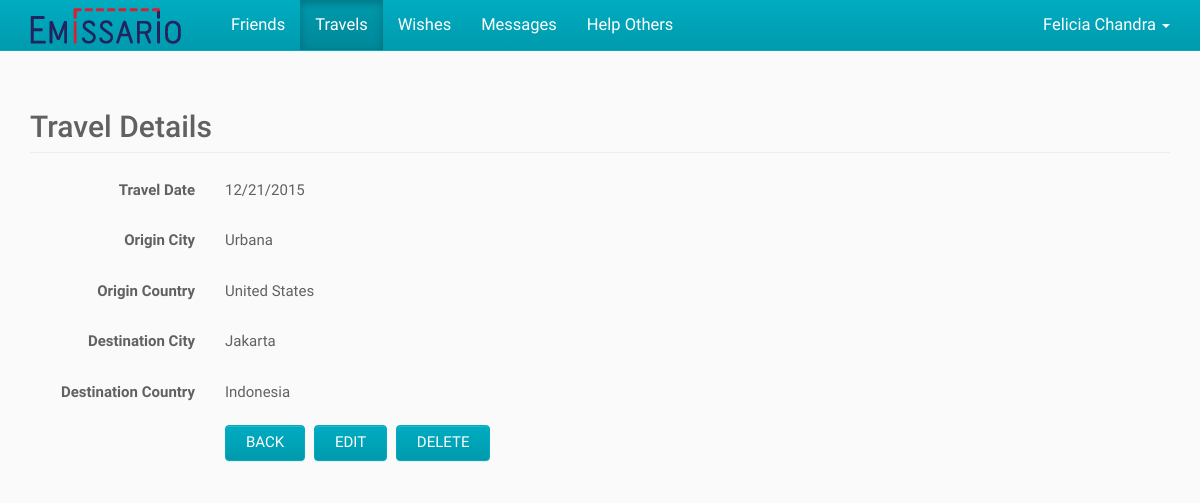
Screenshot of /index.php/travels/view/2 (signed in) with the database file from the repository.
### tables this page shows
CREATE TABLE IF NOT EXISTS User (
	ID BIGINT NOT NULL AUTO_INCREMENT,
    First_Name VARCHAR(100) NOT NULL,
    Last_Name VARCHAR(100) NULL,
    Email VARCHAR(100) NOT NULL UNIQUE,
    `Password` CHAR(255) NOT NULL,
    City VARCHAR(100) NULL,
    State VARCHAR(100) NULL,
    Country VARCHAR(2) NULL,
    Phone VARCHAR(100) NULL,
    Created_On DATETIME NULL,
    Modified_On DATETIME NULL,
    PRIMARY KEY (ID)
);

CREATE TABLE IF NOT EXISTS Travel (
	ID BIGINT NOT NULL AUTO_INCREMENT,
    User_ID BIGINT NOT NULL,
    Origin_City VARCHAR(100) NULL,
    Origin_Country VARCHAR(2) NULL,
    Destination_City VARCHAR(100) NULL,
    Destination_Country VARCHAR(2) NULL,
    Travel_Date DATE NULL,
    Created_On DATETIME NULL,
    Modified_On DATETIME NULL,
    PRIMARY KEY (ID),
    FOREIGN KEY (User_ID) REFERENCES User (ID)
);

CREATE TABLE IF NOT EXISTS Country (
	Country_Code VARCHAR(2) NOT NULL,
    Country_Name VARCHAR(100) NOT NULL,
    Created_On DATETIME NULL,
    Modified_On DATETIME NULL,
    PRIMARY KEY (Country_Code)
);

### application/controllers/travels.php (called while the page is built, shortened)
<?php
class Travels
{
	public function view($travelID)
	{
		$userID = $GLOBALS["beans"]->siteHelper->getSession("userID");
		$travel = $GLOBALS["beans"]->travelService->getTravel($travelID, $userID);
		require APP . 'views/_templates/header.php';
		require APP . 'views/travels/view.php';
		require APP . 'views/_templates/footer.php';
	}
}

### index.php (called while the page is built, shortened)
<?php
$app = new Application();

### application/core/service.php (called while the page is built)
<?php
class Service
{
	function __construct($model)
	{
		$this->model = $model;
	}
}

### application/core/model.php (called while the page is built)
<?php
class Model
{
	function __construct($db)
	{
		$this->db = $db;
	}
}

### application/models/userModel.php (called while the page is built, shortened)
<?php
class UserModel extends Model
{
	public function getUser($userID)
	{
		$sql = "SELECT User.*, Country.Country_Name, State.State_Name
				FROM User
				LEFT JOIN Country ON Country.Country_Code = User.Country
				LEFT JOIN State ON State.State_Code = User.State
				WHERE User.ID = :user_id";
		$parameters = array(":user_id" => $userID);
		return $GLOBALS["beans"]->queryHelper->getSingleRowObject($this->db, $sql, $parameters);
	}
}

### application/helpers/queryHelper.php (called while the page is built, shortened)
<?php
class QueryHelper
{
	public function getSingleRowObject($db, $sql, $parameters) {
		$query = $db->prepare($sql);
		$query->execute($parameters);
		$result = $query->fetch();
		return $result;
	}
}

### application/services/userService.php (called while the page is built, shortened)
<?php
class UserService extends Service
{
	public function getUser($userID)
	{
		return $this->model->getUser($userID);
	}
}

### application/models/travelModel.php (called while the page is built, shortened)
<?php
class TravelModel extends Model
{
	public function getTravel($travelID, $userID = "")
	{
		$sql = "SELECT Travel.*,
					DATE_FORMAT(Travel_Date, '%m/%d/%Y') AS Formatted_Travel_Date,
					Orig_Country.Country_Name AS Origin_Country_Name,
					Dest_Country.Country_Name AS Destination_Country_Name
				FROM Travel
				LEFT JOIN Country Orig_Country ON Orig_Country.Country_Code = Travel.Origin_Country
				LEFT JOIN Country Dest_Country ON Dest_Country.Country_Code = Travel.Destination_Country
				WHERE Travel.ID = :travel_id";
		if (is_numeric($userID)) {
			$sql .= " AND Travel.User_ID = :user_id";
		}
		$parameters = array(':travel_id' => $travelID);
		if (is_numeric($userID)) {
			$parameters[":user_id"] = $userID;
		}
		return $GLOBALS["beans"]->queryHelper->getSingleRowObject($this->db, $sql, $parameters);
	}
}

### application/services/travelService.php (called while the page is built, shortened)
<?php
class TravelService extends Service
{
	public function getTravel($travelID, $userID = "")
	{
		return $this->model->getTravel($travelID, $userID);
	}
}

### application/views/travels/view.php (the view, shortened to what this page needs)
<div class="container">
	<h2 class="page-header">Travel Details</h2>
	<div class="section form-horizontal">
		<div class="form-group">
			<label class="col-sm-2 control-label">Travel Date</label>
			<div class="col-sm-10">
				<p class="form-control-static"><?php echo $travel->Formatted_Travel_Date ?></p>
			</div>
		</div>
		<div class="form-group">
			<label class="col-sm-2 control-label">Origin City</label>
			<div class="col-sm-10">
				<p class="form-control-static"><?php echo $travel->Origin_City ?></p>
			</div>
		</div>
		<div class="form-group">
			<label class="col-sm-2 control-label">Origin Country</label>
			<div class="col-sm-10">
				<p class="form-control-static"><?php echo $travel->Origin_Country_Name ?></p>
			</div>
		</div>
		<div class="form-group">
			<label class="col-sm-2 control-label">Destination City</label>
			<div class="col-sm-10">
				<p class="form-control-static"><?php echo $travel->Destination_City ?></p>
			</div>
		</div>
		<div class="form-group">
			<label class="col-sm-2 control-label">Destination Country</label>
			<div class="col-sm-10">
				<p class="form-control-static"><?php echo $travel->Destination_Country_Name ?></p>
			</div>
		</div>
		<div class="form-group">
			<div class="col-sm-offset-2 col-sm-10">
				<button type="button" id="back" class="btn btn-default">Back</button>
				<button type="button" id="edit" class="btn btn-default">Edit</button>
				<button type="button" id="delete" class="btn btn-default">Delete</button>
			</div>
		</div>
	</div>
</div>

### application/views/_templates/header.php (shortened to what this page needs)
<?php
$activeView = "";
if (array_key_exists("PATH_INFO", $_SERVER)) {
	$pathInfoArray = explode("/", $_SERVER["PATH_INFO"]);
	$activeView = $pathInfoArray[1];
}
if (!isset($user)) {
	$user = $GLOBALS["beans"]->userService->getUser($userID);
}
?><!DOCTYPE html>
<html lang="en">
<head>
	<link href="<?php echo URL; ?>public/css/bootstrap.css" rel="stylesheet">
	<link href="<?php echo URL; ?>public/css/bootstrap-theme.css" rel="stylesheet">
	<link href="<?php echo URL; ?>public/css/bootstrap-datepicker3.css" rel="stylesheet">
</head>
<body>
	<nav class="navbar navbar-inverse navbar-fixed-top">
		<div class="container">
			<div class="navbar-header">
				<a class="navbar-brand" href="<?php echo URL_WITH_INDEX_FILE; ?>">
					<img alt="Emissario" src="<?php echo URL; ?>public/img/logo.png" />
				</a>
			</div>
			<?php if (is_numeric($userID)) { ?>
				<div id="navbar" class="navbar-collapse collapse">
					<ul class="nav navbar-nav navbar-left">
						<?php echo $GLOBALS["beans"]->siteHelper->getNavigationHTML($activeView); ?>
					</ul>
					<ul class="nav navbar-nav navbar-right">
						<li class="dropdown">
							<a class="dropdown-toggle" href="#!" aria-expanded="false" aria-haspopup="true" role="button" data-toggle="dropdown">
								<?php echo $user->First_Name . " " . $user->Last_Name ?>
								<span class="caret"></span>
							</a>
						</li>
					</ul>
				</div>
			<?php } ?>
		</div>
	</nav>

### rows the page displays
user: First_Name "Felicia", Last_Name "Chandra"
travel: Origin_City "Urbana", country.Country_Name "United States", Destination_City "Jakarta", country.Country_Name "Indonesia"

### other values shown
$viewTitle "Friends"
$viewTitle "Travels"
$viewTitle "Wishes"
$viewTitle "Messages"
$viewTitle "Help Others"
$travel->Formatted_Travel_Date "12/21/2015"
